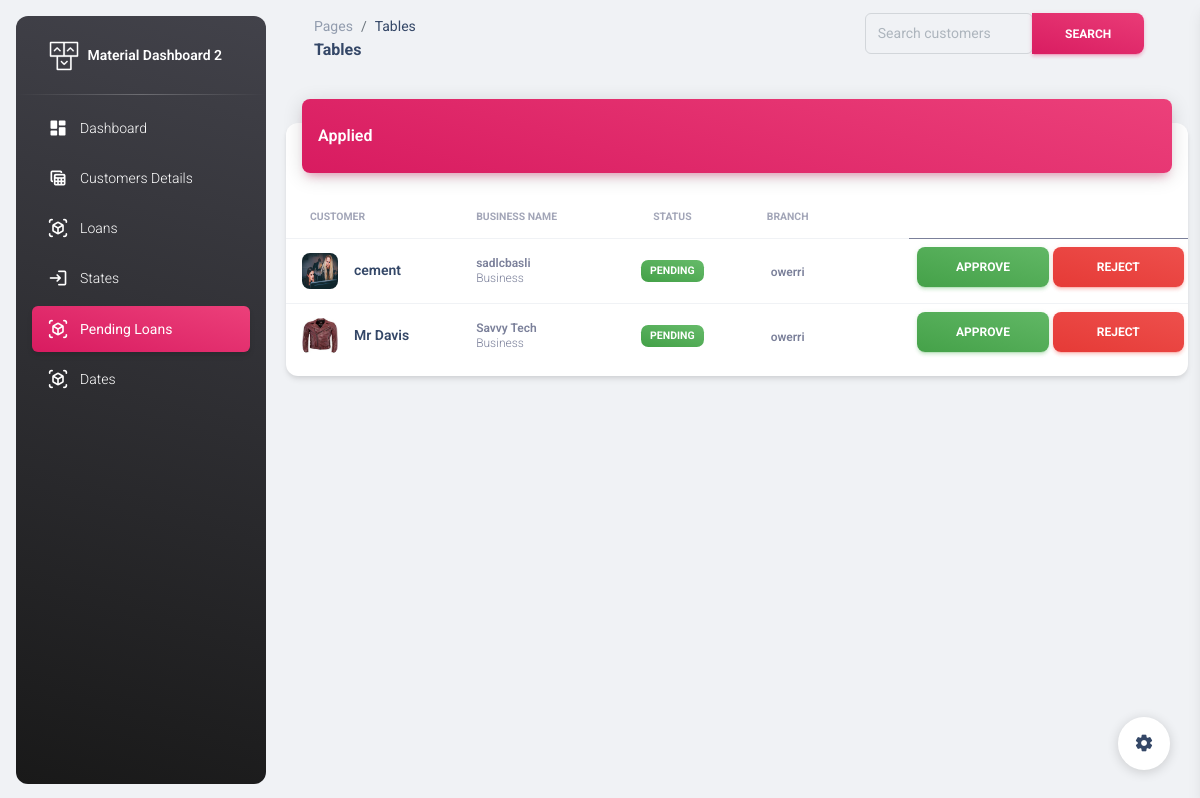
Page /administration/applied_loans/ on the committed database.
### administration/models.py (models this page shows, shortened)
class LoanApply(models.Model):
    customer=models.ForeignKey(Customers,on_delete=models.CASCADE)
    amount=models.IntegerField()
    status=models.CharField(max_length=100,choices=[
    ("Approved","Approved"),
    ("Pending","Pending"),
    ("Rejected","Rejected")
])

class Customers(models.Model):
    name=models.CharField(max_length=100)
    branch=models.ForeignKey(Branch,on_delete=models.PROTECT,null=True,default=None)
    gender=models.CharField(max_length=100, null=True)
    occupation=models.CharField(max_length=100, null=True)
    state=models.CharField(max_length=100, null=True)
    passport=models.ImageField()
    business_name=models.CharField(max_length=100)
    bussiness_address=models.CharField(max_length=100)
    age=models.IntegerField()
    phone_number=models.IntegerField(null=True)
    home_address=models.CharField(max_length=100)
    card_number=models.IntegerField()
    guarantors_name=models.CharField(max_length=100)
    guarantors_phone=models.IntegerField()
    guarantors_address=models.CharField(max_length=100)
    goccupation=models.CharField(max_length=100,null=True)
    gstate=models.CharField(max_length=100,null=True)

class Branch(models.Model):
    name=models.CharField(max_length=100)
    state=models.ForeignKey(State,on_delete=models.CASCADE)
    manager=models.OneToOneField(Manager,on_delete=models.CASCADE,null=True)
    def __str__(self):
        return self.name

### administration/views.py (the view)
# urls.py: path('applied_loans/',applied_loans,name="applied"),
def applied_loans(request):
    applied=LoanApply.objects.filter(status="Pending")
    context={
        "applied":applied
    }
    return render(request,'administration/appliedloans.html',context)

### administration/templates/administration/appliedloans.html (shortened to what this page needs)
<!DOCTYPE html>
<html lang="en">
  {% load static %}
<head>
  <link href="{% static 'administration/assets/css/nucleo-icons.css'%}" rel="stylesheet" />
  <link href="{% static 'administration/assets/css/nucleo-svg.css'%}" rel="stylesheet" />
  <link id="pagestyle" href="{% static 'administration/assets/css/material-dashboard.css'%}" rel="stylesheet" />
</head>
<body class="g-sidenav-show  bg-gray-200">
  <aside class="sidenav navbar navbar-vertical navbar-expand-xs border-0 border-radius-xl my-3 fixed-start ms-3   bg-gradient-dark" id="sidenav-main">
    <div class="sidenav-header">
      <a class="navbar-brand m-0" href=" https://demos.creative-tim.com/material-dashboard/pages/dashboard " target="_blank">
        <img src="{% static 'administration/assets/img/logo-ct.png'%}" class="navbar-brand-img h-100" alt="main_logo">
        <span class="ms-1 font-weight-bold text-white">Material Dashboard 2</span>
      </a>
    </div>
    <hr class="horizontal light mt-0 mb-2">
    <div class="collapse navbar-collapse  w-auto " id="sidenav-collapse-main">
      <ul class="navbar-nav">
        <li class="nav-item">
          <a class="nav-link text-white " href="{% url 'dashboard'%}">
            <div class="text-white text-center me-2 d-flex align-items-center justify-content-center">
              <i class="material-icons opacity-10">dashboard</i>
            </div>
            <span class="nav-link-text ms-1">Dashboard</span>
          </a>
        </li>
        <li class="nav-item">
          <a class="nav-link text-white " href="{% url 'customer_details'%}">
            <div class="text-white text-center me-2 d-flex align-items-center justify-content-center">
              <i class="material-icons opacity-10">table_view</i>
            </div>
            <span class="nav-link-text ms-1">Customers Details</span>
          </a>
        </li>
        <li class="nav-item">
          <a class="nav-link text-white " href="{% url 'loans'%}">
            <div class="text-white text-center me-2 d-flex align-items-center justify-content-center">
              <i class="material-icons opacity-10">view_in_ar</i>
            </div>
            <span class="nav-link-text ms-1">Loans</span>
          </a>
        </li>
        <li class="nav-item">
          <a class="nav-link text-white " href="{% url 'states'%}">
            <div class="text-white text-center me-2 d-flex align-items-center justify-content-center">
              <i class="material-icons opacity-10">login</i>
            </div>
            <span class="nav-link-text ms-1">States </span>
          </a>
        </li>
        <li class="nav-item">
            <a class="nav-link text-white active bg-gradient-primary " href="{% url 'applied'%}">
              <div class="text-white text-center me-2 d-flex align-items-center justify-content-center">
                <i class="material-icons opacity-10">view_in_ar</i>
              </div>
              <span class="nav-link-text ms-1">Pending Loans </span>
            </a>
          </li>
          <li class="nav-item">
            <a class="nav-link text-white" href="{% url 'dates'%}">
              <div class="text-white text-center me-2 d-flex align-items-center justify-content-center">
                <i class="material-icons opacity-10">view_in_ar</i>
              </div>
              <span class="nav-link-text ms-1">Dates </span>
            </a>
          </li>
      </ul>
    </div>
  </aside>
  <main class="main-content position-relative max-height-vh-100 h-100 border-radius-lg ">
    <nav class="navbar navbar-main navbar-expand-lg px-0 mx-4 shadow-none border-radius-xl" id="navbarBlur" data-scroll="true">
      <div class="container-fluid py-1 px-3">
        <nav aria-label="breadcrumb">
          <ol class="breadcrumb bg-transparent mb-0 pb-0 pt-1 px-0 me-sm-6 me-5">
            <li class="breadcrumb-item text-sm"><a class="opacity-5 text-dark" href="javascript:;">Pages</a></li>
            <li class="breadcrumb-item text-sm text-dark active" aria-current="page">Tables</li>
          </ol>
          <h6 class="font-weight-bolder mb-0">Tables</h6>
        </nav>
        <div class="collapse navbar-collapse mt-sm-0 mt-2 me-md-0 me-sm-4" id="navbar">
          <div class="ms-md-auto pe-md-3 d-flex align-items-center">
            <form method="GET" action="{% url 'searchapplied'%}">
            <div class="input-group input-group-outline">
              <input type="text" class="form-control w-40 mb-2" name="q"  placeholder="Search customers">
              <button class="btn bg-gradient-primary w-40  mb-2" type="submit" onclick="{% url 'searchapplied'%}">Search</button>
              </form>
          </div>
        </div>
      </div>
    </nav>
    <div class="container-fluid py-4">
      <div class="row">
        <div class="col-12">
          <div class="card my-4">
            <div class="card-header p-0 position-relative mt-n4 mx-3 z-index-2">
              <div class="bg-gradient-primary shadow-primary border-radius-lg pt-4 pb-3">
                <h6 class="text-white text-capitalize ps-3">Applied</h6>
              </div>
            </div>
            <div class="card-body px-0 pb-2">
              <div class="table-responsive p-0">
                <table class="table align-items-center mb-0">
                  <thead>
                    <tr>
                      <th class="text-uppercase text-secondary text-xxs font-weight-bolder opacity-7">Customer</th>
                      <th class="text-uppercase text-secondary text-xxs font-weight-bolder opacity-7 ps-2">Business Name</th>
                      <th class="text-center text-uppercase text-secondary text-xxs font-weight-bolder opacity-7">status</th>
                      <th class="text-center text-uppercase text-secondary text-xxs font-weight-bolder opacity-7">Branch</th>
                      <th class="text-secondary opacity-7"></th>
                    </tr>
                  </thead>
                  <tbody>
                    {% for client in applied%}
                    <tr>
                      <td>
                        <div class="d-flex px-2 py-1">
                          <div>
                            <img src="{{client.customer.passport.url}}" class="avatar avatar-sm me-3 border-radius-lg" alt="user1">
                          </div>
                          <div class="d-flex flex-column justify-content-center">
                            <h6 class="mb-0 text-sm">{{client.customer.name}}</h6>
                          </div>
                        </div>
                      </td>
                      <td>
                        <p class="text-xs font-weight-bold mb-0">{{client.customer.business_name}}</p>
                        <p class="text-xs text-secondary mb-0">Business</p>
                      </td>
                      <td class="align-middle text-center text-sm">
                        <span class="badge badge-sm bg-gradient-success">{{ client.status }}</span>
                      </td>
                      <td class="align-middle text-center">
                        <span class="text-secondary text-xs font-weight-bold">{{ client.customer.branch }}</span>
                      </td>
                      <td class="align-middle">
                      </td>
                      <td class="align-middle">
                        <a href="{% url 'approve_loan'  client.id%}"><button class="btn bg-gradient-success w-50  mb-2" type="submit" onclick="">Approve</button></a>
                        <a href="{% url 'reject_loan' client.id%}"><button class="btn bg-gradient-danger w-50  mb-2" type="submit" onclick="">Reject</button></a>
                      </td>
                    </tr>
                    {% endfor %}
                  </tbody>
                </table>
              </div>
            </div>
          </div>
        </div>
      </div>
    </div>
  </main>
  <div class="fixed-plugin">
    <a class="fixed-plugin-button text-dark position-fixed px-3 py-2">
      <i class="material-icons py-2">settings</i>
    </a>
  </div>
</body>
</html>

### rows in the picture
LoanApply: customer.passport (picture), customer.name "cement", customer.business_name "sadlcbasli", status "PENDING", customer.branch "owerri"
LoanApply: customer.passport (picture), customer.name "Mr Davis", customer.business_name "Savvy Tech", status "PENDING", customer.branch "owerri"
